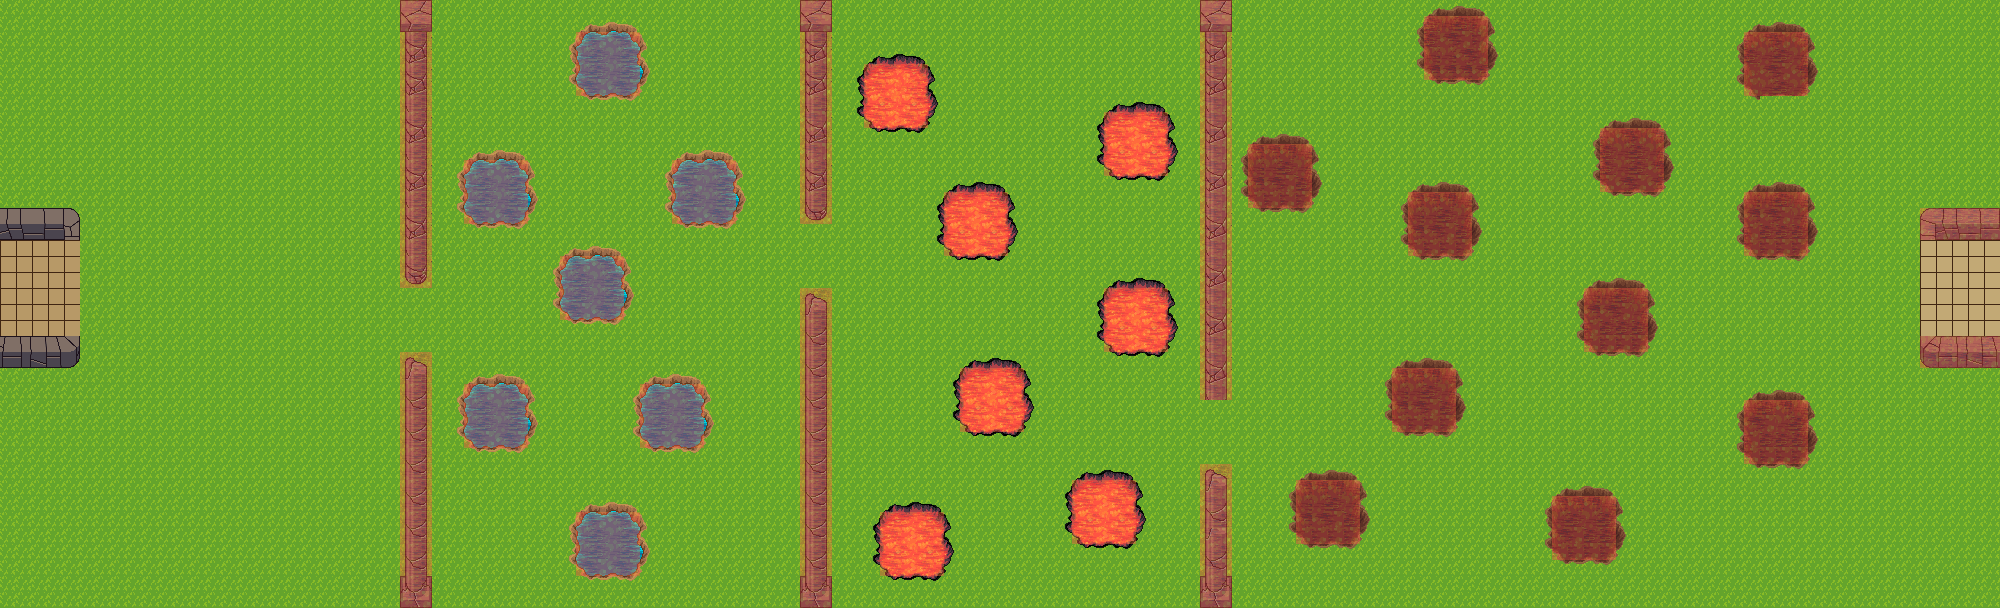

A level layout from a 2D game, rendered from its tile map. Below: a short description, then the map file with tile-grid data replaced by summaries:
An orthogonal 125x38 tile map with 16x16 px tiles, 4 tile layers (fond, bases, obstacle, collisions).

<map version="1.0" orientation="orthogonal" renderorder="left-up" width="125" height="38" tilewidth="16" tileheight="16" nextobjectid="1">
 <tileset firstgid="1" name="grounds" tilewidth="16" tileheight="16" tilecount="4096" columns="64">
  <image source="assets/images/grounds.png" width="1024" height="1024" />
 </tileset>
 <layer name="fond" width="125" height="38">
  <data>[4750 cells, 4750 non-empty, 1 distinct tile ids]</data>
 </layer>
 <layer name="bases" width="125" height="38">
  <data>[4750 cells, 104 non-empty, 28 distinct tile ids]</data>
 </layer>
 <layer name="obstacle" width="125" height="38">
  <data>[4750 cells, 1102 non-empty, 132 distinct tile ids]</data>
 </layer>
 <layer name="collisions" width="125" height="38" opacity="0.4">
  <data>[4750 cells, 624 non-empty, 6 distinct tile ids]</data>
 </layer>
</map>
